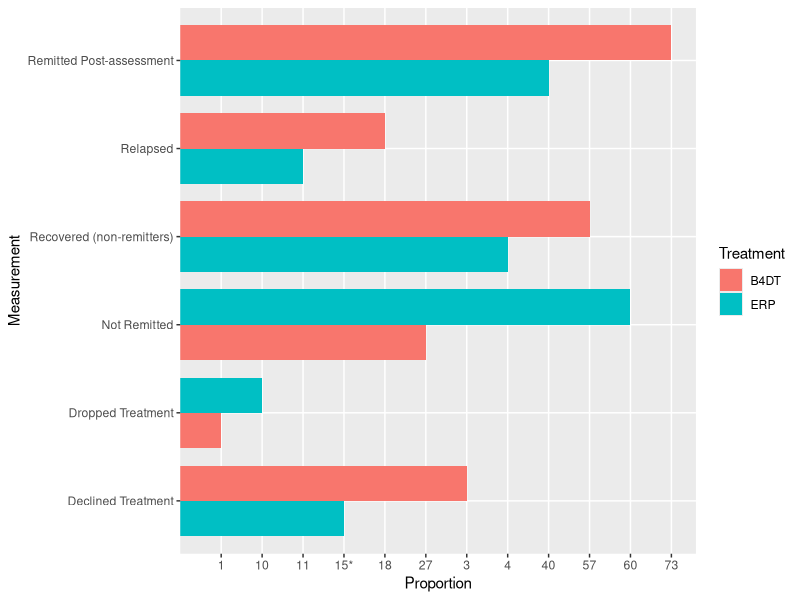

The R source for this figure:
## ---- chunk 1
knitr::opts_chunk$set(echo = TRUE)
knitr::opts_chunk$set(echo = FALSE)
library(tidyverse)
library(readr)
library(stringr)
library(tidyr)
## ---- chunk 2
knitr::opts_chunk$set(echo = FALSE)
table1 <- read.csv("T0004-10.1080_16506073.2018.1478447.csv")
table1 <- table1 %>%
  mutate(B4DT = NULL)  %>%
  rename(Measurement = X.) %>%
  mutate(ERP = NULL) %>%
  rename(B4DT = X) %>%
  rename(ERP = X.1) 
view(table1)

# table1[B4DT] = table1[B4DT].str.replace('%','')
view(table1)

clean_data <- table1[-c(1,3,5,10), ]
clean_data$B4DT<-gsub("%","",as.character(clean_data$B4DT))
clean_data$ERP<-gsub("%","",as.character(clean_data$ERP))
clean_data$ERP<-gsub("*","",as.character(clean_data$ERP))
view(clean_data)

sorted <- levels(clean_data$Measurement) <- c("Declined Treatment", 
  "Dropped Treatment", "Remitted Post-assessment", "Not Remitted", "Relapsed",
  "Recovered (non-remitters)") %>% as.tibble() %>%
  mutate(B4DT = clean_data$B4DT, ERP = clean_data$ERP)
view(sorted)


final_data <- pivot_longer(sorted, cols = 2:3, names_to = "Treatment", values_to = "Proportion") %>%
  rename(Measurement = value)
view(final_data)
## ---- chunk 3
final_data %>%
  ggplot(data = final_data, 
         mapping = aes(x = Measurement, y = Proportion, fill = Treatment)) +
    geom_col(stat = "identity", width = 0.8, position = "dodge") + coord_flip()
